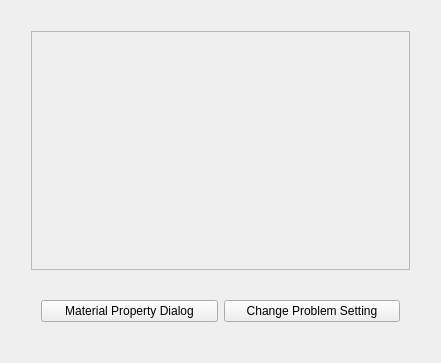
<?xml version="1.0" encoding="UTF-8"?>
<ui version="4.0">
 <class>MainWindow</class>
 <widget class="QMainWindow" name="MainWindow">
  <property name="enabled">
   <bool>true</bool>
  </property>
  <property name="geometry">
   <rect>
    <x>0</x>
    <y>0</y>
    <width>441</width>
    <height>363</height>
   </rect>
  </property>
  <property name="sizePolicy">
   <sizepolicy hsizetype="Preferred" vsizetype="Preferred">
    <horstretch>0</horstretch>
    <verstretch>0</verstretch>
   </sizepolicy>
  </property>
  <property name="minimumSize">
   <size>
    <width>200</width>
    <height>150</height>
   </size>
  </property>
  <property name="windowTitle">
   <string>DelFEM : solid2d_demos</string>
  </property>
  <widget class="QWidget" name="centralWidget">
   <property name="sizePolicy">
    <sizepolicy hsizetype="Preferred" vsizetype="Preferred">
     <horstretch>100</horstretch>
     <verstretch>100</verstretch>
    </sizepolicy>
   </property>
   <property name="autoFillBackground">
    <bool>false</bool>
   </property>
   <layout class="QVBoxLayout" name="verticalLayout_2">
    <item>
     <layout class="QVBoxLayout" name="verticalLayout" stretch="0,0">
      <property name="spacing">
       <number>20</number>
      </property>
      <property name="sizeConstraint">
       <enum>QLayout::SetDefaultConstraint</enum>
      </property>
      <property name="margin">
       <number>20</number>
      </property>
      <item>
       <widget class="QScrollArea" name="scrollArea">
        <property name="sizePolicy">
         <sizepolicy hsizetype="Expanding" vsizetype="Expanding">
          <horstretch>0</horstretch>
          <verstretch>0</verstretch>
         </sizepolicy>
        </property>
        <property name="widgetResizable">
         <bool>true</bool>
        </property>
        <property name="alignment">
         <set>Qt::AlignJustify|Qt::AlignVCenter</set>
        </property>
        <widget class="QWidget" name="scrollAreaWidgetContents">
         <property name="geometry">
          <rect>
           <x>0</x>
           <y>0</y>
           <width>373</width>
           <height>235</height>
          </rect>
         </property>
        </widget>
       </widget>
      </item>
      <item>
       <layout class="QHBoxLayout" name="horizontalLayout">
        <property name="margin">
         <number>10</number>
        </property>
        <item>
         <widget class="QPushButton" name="pushButton_matprop">
          <property name="text">
           <string>Material Property Dialog</string>
          </property>
         </widget>
        </item>
        <item>
         <widget class="QPushButton" name="pushButton_prob">
          <property name="sizePolicy">
           <sizepolicy hsizetype="Preferred" vsizetype="Preferred">
            <horstretch>0</horstretch>
            <verstretch>0</verstretch>
           </sizepolicy>
          </property>
          <property name="text">
           <string>Change Problem Setting</string>
          </property>
         </widget>
        </item>
       </layout>
      </item>
     </layout>
    </item>
   </layout>
  </widget>
 </widget>
 <layoutdefault spacing="6" margin="11"/>
 <resources/>
 <connections/>
</ui>
